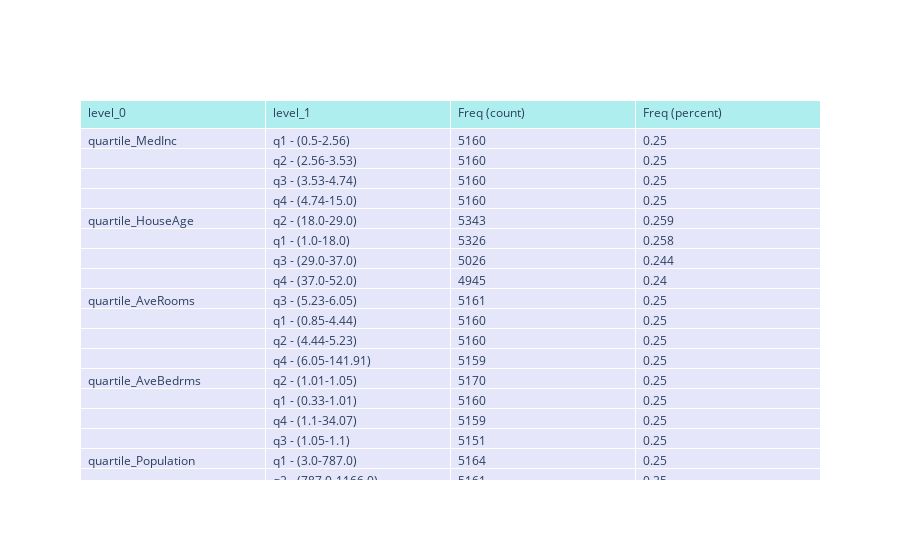

This figure's notebook cell:
### Code cell
# show plotly table
fig_table_freq_categorical_variables.show()

### Figure 1 — Plotly figure (JSON) as saved in the notebook; plotly's stock layout.template omitted (floating-point values rounded to 4 significant figures; data arrays with more than 128 entries replaced by an {"elided": "..."} marker saying what was removed)
{"data": [{"cells": {"align": "left", "fill": {"color": "lavender"}, "values": {"elided": "4x36 mixed values"}}, "header": {"align": "left", "fill": {"color": "paleturquoise"}, "values": ["level_0", "level_1", "Freq (count)", "Freq (percent)"]}, "type": "table"}], "layout": {"autosize": true}}
